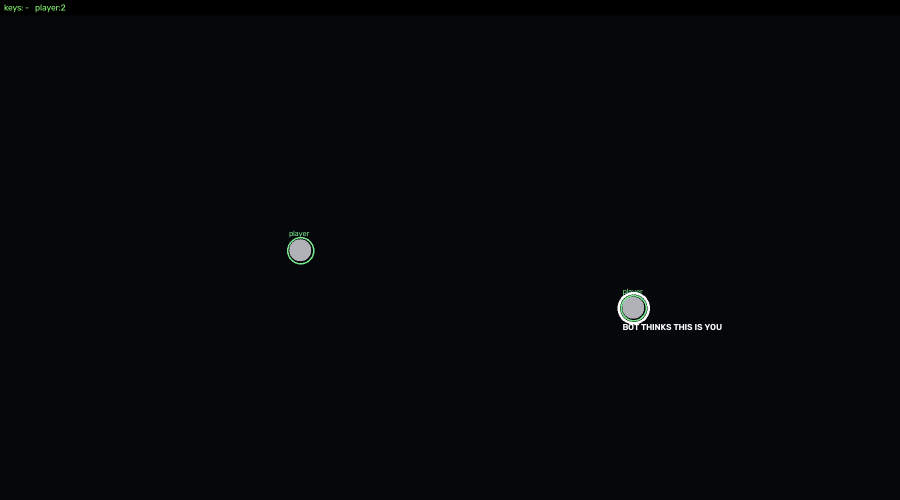
#> input picture TowerDefense/bot/decoy_bot.png, 1800 x 1000 px (shown at 1/2 size); its folder holds only this picture in this run
$ python -i vision.py   (imports and definitions only)
#> lines starting #> are read from the running program, lines starting #| are printed output that depends on the picture; after the words box and inside, x2 and y2 are one past the last pixel; in counts of white or black regions, pixels touching at a corner belong together
"""
Seeing: find the player and everything dangerous in a screenshot of the Roblox window.

All colors were measured from screenshots of the game. All sizes are fractions of the window's inside
height (they were measured in a window 1116 pixels high), so any window size works.

Kinds of things it reports:
    bullet   red (boss), orange (shooter) and yellow (yellow mob) balls flying in straight lines
    grunt    red square              shooter  orange ball in a thin ring (keeps its distance)
    yellow   yellow square in a ring (walks at you, fires rotating rings of bullets)
    tank     big hollow purple square           tiny   small light-purple square (fast)
    boss     big red cross                       health green circle (+HP, disappears after a while)
"""

import math

import cv2
import numpy as np

REF_H = 1116.0  # window inside height the sizes below were measured at

# Colors in OpenCV 8-bit Lab, per group of things that share a color.
COLORS = {
    "red": [[126, 187, 163], [138, 189, 163], [130, 190, 165]],   # bullets, grunts, boss
    "orange": [[181, 153, 186]],                                   # shooter's ball and its bullets
    "yellow": [[225, 123, 198], [220, 123, 196]],                  # yellow mob and its bullets
    "tank": [[148, 188, 67]],
    "tiny": [[180, 170, 86]],
    "health": [[217, 64, 174]],
    "white": [[235, 128, 127]],                                    # the UFO's saucer
    "gray": [[172, 128, 123]],                                     # the player's ball
}
TOLERANCE = {"white": [20, 6, 6], "gray": [16, 5, 6]}
DEFAULT_TOL = [28, 14, 14]

# Radii (pixels at REF_H).
R_BULLET_MAX = 17.0     # red/orange/yellow balls up to this size are bullets (bullets ~10-11, mobs 24+)
R_BOSS_MIN = 70.0       # red things bigger than this are the boss (~100); grunts are 28-38
R_MIN = 4.0             # specks smaller than this are ignored
R_TEXT_MAX = 15.0       # floating score text letters are smaller than this
R_BULLET_MIN = 7.5      # smaller balls are chat emojis (the orange suns), not bullets
R_PLAYER_BALL = (11.0, 30.0)   # the player's gray ball (~19)
R_SAUCER = (22.0, 56.0)        # the UFO's white saucer (~37)
HIT_FACTOR = 1.5               # player's danger radius = this x its ball radius (the saucer sticks out)

FG_LEVEL = 60  # a pixel with any channel brighter than this is "something" (background ~ (8, 5, 4))
_BIN_LAB = None


def _bin_lab():
    """Lab color of every 64x64x64 BGR bin (built once)."""
    global _BIN_LAB
    if _BIN_LAB is None:
        v = (np.arange(64, dtype=np.int32) << 2) + 2
        b, g, r = np.meshgrid(v, v, v, indexing="ij")
        bgr = np.stack([b, g, r], -1).astype(np.uint8).reshape(512, 512, 3)
        _BIN_LAB = cv2.cvtColor(bgr, cv2.COLOR_BGR2LAB).reshape(-1, 3).astype(np.int16)
    return _BIN_LAB


GROUPS = list(COLORS)  # group id = index + 1


def build_lut():
    """Every possible color -> the group it belongs to (0 = nothing)."""
    bins = _bin_lab()
    best = np.full(len(bins), np.inf, np.float32)
    lut = np.zeros(len(bins), np.uint8)
    for gid, name in enumerate(GROUPS, 1):
        tol = np.array(TOLERANCE.get(name, DEFAULT_TOL), np.float32)
        for lab in COLORS[name]:
            d = (np.abs(bins - np.array(lab, np.int16)) / tol).max(axis=1)
            take = (d <= 1.0) & (d < best)
            best[take] = d[take]
            lut[take] = gid
    return lut


def solidity(sel, area):
    """Area / area of the convex outline: balls and squares ~0.9+, letters and rings much lower."""
    if area < 12:
        return 1.0
    contours, _ = cv2.findContours(sel.astype(np.uint8), cv2.RETR_EXTERNAL, cv2.CHAIN_APPROX_SIMPLE)
    if not contours:
        return 1.0
    hull = cv2.contourArea(cv2.convexHull(max(contours, key=cv2.contourArea)))
    return min(1.0, area / hull) if hull > 0 else 1.0


class Blob:
    __slots__ = ("x", "y", "r", "w", "h", "bx", "by", "area", "fill", "solid")

    def __init__(self, x, y, r, w, h, bx, by, area, fill, solid):
        self.x, self.y, self.r, self.w, self.h = x, y, r, w, h
        self.bx, self.by, self.area, self.fill, self.solid = bx, by, area, fill, solid

    @property
    def aspect(self):
        return max(self.w, self.h) / max(1.0, min(self.w, self.h))

    def round_ball(self):
        """Looks like a ball (bullets): about as wide as high, fills its box like a circle, solid."""
        return self.aspect <= 1.35 and self.fill >= 0.55 and self.solid >= 0.8


class Thing:
    __slots__ = ("kind", "x", "y", "r", "src")

    def __init__(self, kind, x, y, r, src=""):
        self.kind, self.x, self.y, self.r = kind, x, y, r
        self.src = src  # bullets: their color ("red", "orange", "yellow")

    def __repr__(self):
        return f"{self.kind}({self.x:.0f},{self.y:.0f},r{self.r:.0f})"


class Detector:
    def __init__(self, scale=None):
        self.fixed_scale = scale  # None: pick by window size (big windows are looked at smaller)
        self.s = scale or 2
        self.lut = build_lut()

    # ------------------------------------------------------------------ blobs
    def blobs(self, bgr):
        """{group name: [Blob]} in full-size pixels."""
        H, W = bgr.shape[:2]
        k = H / REF_H
        s = self.s = self.fixed_scale or max(2, int(round(H / 480)))
        small = cv2.resize(bgr, (W // s, H // s), interpolation=cv2.INTER_NEAREST) if s > 1 else bgr
        b, g, r = cv2.split(small)
        _, fg = cv2.threshold(cv2.max(cv2.max(b, g), r), FG_LEVEL, 1, cv2.THRESH_BINARY)
        n, labels, stats, _ = cv2.connectedComponentsWithStats(fg, connectivity=8)
        min_side = max(2, int(2 * R_MIN * k / s))
        out = {name: [] for name in GROUPS}
        lut = self.lut
        for i in np.nonzero(np.maximum(stats[:, 2], stats[:, 3]) >= min_side)[0]:
            if i == 0:
                continue
            x0, y0, w, h = (int(v) for v in stats[i, :4])
            if max(w, h) < 12:
                # small spot: its middle pixel decides if it's worth a closer look (skips the stars
                # and most HUD/chat letters cheaply)
                c = small[y0 + h // 2, x0 + w // 2]
                if lut[((int(c[0]) >> 2) << 12) | ((int(c[1]) >> 2) << 6) | (int(c[2]) >> 2)] == 0:
                    continue
            crop = small[y0:y0 + h, x0:x0 + w].astype(np.int32)
            grp = lut[((crop[..., 0] >> 2) << 12) | ((crop[..., 1] >> 2) << 6) | (crop[..., 2] >> 2)]
            grp[labels[y0:y0 + h, x0:x0 + w] != i] = 0
            for gid in np.unique(grp):
                if gid == 0:
                    continue
                m, cl, cs, cc = cv2.connectedComponentsWithStats((grp == gid).astype(np.uint8), connectivity=8)
                for j in range(1, m):
                    bx, by, bw, bh, area = (int(v) for v in cs[j])
                    if max(bw, bh) < min_side:
                        continue
                    sel = cl[by:by + bh, bx:bx + bw] == j
                    rr = max(bw, bh) / 2.0 * s
                    solid = solidity(sel, area) if rr <= 45 * k else 1.0
                    out[GROUPS[gid - 1]].append(Blob((x0 + cc[j][0]) * s + s / 2, (y0 + cc[j][1]) * s + s / 2, rr,
                                                     bw * s, bh * s, (x0 + bx) * s, (y0 + by) * s, area * s * s,
                                                     area / float(bw * bh), solid))
        return out

    # ------------------------------------------------------------------ things
    def detect(self, bgr):
        """(player, things): player = (x, y, hit_radius) or None; things = [Thing]."""
        H = bgr.shape[0]
        k = H / REF_H
        bl = self.blobs(bgr)
        things = []
        text = _text_pieces(bl, k)

        for b in bl["red"]:
            if id(b) in text or b.r < R_BULLET_MIN * k:
                continue
            if b.fill > 0.85 and b.h < 0.03 * H and b.aspect >= 1.3 and b.y > 0.85 * H:
                continue  # the boss's health bar at the bottom
            if b.r < R_BULLET_MAX * k:
                if b.round_ball():
                    things.append(Thing("bullet", b.x, b.y, b.r, "red"))
                elif b.aspect >= 1.5 and b.fill >= 0.45 and b.r < 2.3 * R_BULLET_MAX * k:
                    things.extend(_split_pair(b))  # two bullets touching
            elif b.r > R_BOSS_MIN * k:
                if b.aspect <= 1.6:  # (the boss's long health bar at the bottom is red too)
                    things.append(Thing("boss", b.x, b.y, b.r))
            elif b.aspect >= 1.6 and b.r < 2.3 * R_BULLET_MAX * k and b.fill >= 0.45:
                things.extend(_split_pair(b))
            else:
                things.append(Thing("grunt", b.x, b.y, b.r))

        balls = [b for b in bl["orange"] if id(b) not in text and R_BULLET_MIN * k <= b.r < R_BULLET_MAX * k * 1.3]
        rings = find_rings(bgr, COLORS["orange"][0], [(b.x, b.y) for b in balls], 10.0 * k) if balls else []
        for b in balls:
            ring = max((g for g in rings if g[2] > b.r * 1.6 and math.hypot(g[0] - b.x, g[1] - b.y) < g[2] * 0.75),
                       key=lambda g: g[2], default=None)
            if ring is not None:
                things.append(Thing("shooter", ring[0], ring[1], ring[2]))
            elif b.round_ball():
                things.append(Thing("bullet", b.x, b.y, b.r, "orange"))

        for b in bl["yellow"]:
            if id(b) in text or b.r < R_BULLET_MIN * k:
                continue
            if b.r < R_BULLET_MAX * k:
                if b.round_ball():
                    things.append(Thing("bullet", b.x, b.y, b.r, "yellow"))
                continue
            rr = find_rings(bgr, COLORS["yellow"][0], [(b.x, b.y)], 10.0 * k)
            ring = max((g for g in rr if g[2] > b.r * 1.1 and math.hypot(g[0] - b.x, g[1] - b.y) < g[2] * 0.75),
                       key=lambda g: g[2], default=None)
            things.append(Thing("yellow", b.x, b.y, ring[2] if ring else b.r * 1.35))

        for b in bl["tank"]:
            if b.r >= 30 * k:
                things.append(Thing("tank", b.x, b.y, b.r))
        for b in bl["tiny"]:
            if id(b) not in text and b.r >= 12 * k:
                things.append(Thing("tiny", b.x, b.y, b.r))
        for b in bl["health"]:
            if id(b) not in text and 4 * k <= b.r <= 18 * k and b.aspect <= 1.4:
                things.append(Thing("health", b.x, b.y, b.r))
        # the ring and the square in the middle of a health circle are one pickup
        hp = [t for t in things if t.kind == "health"]
        for t in hp:
            if any(o is not t and o.r > t.r and math.hypot(o.x - t.x, o.y - t.y) < o.r for o in hp):
                things.remove(t)

        things += find_spawn_rings(bgr, things)
        player = find_player(bl, k, things)
        # enemies flash white when hit: a white shape without your gray ball next to it is one of them
        for b in bl["white"]:
            if b.r < 20 * k:
                continue
            if b.r <= R_SAUCER[1] * k and any(math.hypot(g.x - b.x, g.y - b.y) < b.r + g.r * 1.5 for g in bl["gray"]):
                continue  # your saucer (your gray ball is next to it)
            if player and math.hypot(player[0] - b.x, player[1] - b.y) < 2.5 * player[2]:
                continue
            if b.r > R_BOSS_MIN * k:
                if b.aspect <= 1.6:
                    things.append(Thing("boss", b.x, b.y, b.r))
            elif b.solid >= 0.7:
                things.append(Thing("grunt", b.x, b.y, b.r))
        # the same thing found twice (e.g. a ring and the shape inside it): keep one
        out = []
        for t in sorted(things, key=lambda t: -t.r):
            if not any(o.kind == t.kind and math.hypot(o.x - t.x, o.y - t.y) < 0.5 * o.r for o in out):
                out.append(t)
        return player, out


# [6 lines left out: function _split_pair, not called in this run]


def _text_pieces(bl, k):
    """ids of blobs that are letters of floating score text ("+10", "+25"...): 2+ small pieces of the
    same color side by side in a row, at least one of them not ball-shaped."""
    out = set()
    for name in ("red", "orange", "yellow", "tiny", "health"):
        # letters are small: anything as big as a tiny tank (r ~22) or a grunt is never text
        pieces = [b for b in bl[name] if b.r < R_TEXT_MAX * k]
        pieces.sort(key=lambda b: b.bx)
        for i, a in enumerate(pieces):
            row = [a]
            for c in pieces[i + 1:]:
                hmax = max(a.h, c.h)
                if c.bx - (row[-1].bx + row[-1].w) > 0.8 * hmax:
                    break
                if abs(a.by - c.by) <= 0.3 * hmax and abs(a.h - c.h) <= 0.35 * hmax:
                    row.append(c)
            if len(row) >= 2 and not all(p.round_ball() for p in row):
                out.update(id(p) for p in row)
    return out


def find_player(bl, k, things):
    """The player: the white UFO saucer with the gray ball next to it. Position = the gray ball (the
    aim line starts there). Falls back to just the saucer, or just a round gray ball (plain look)."""
    saucers = [b for b in bl["white"] if R_SAUCER[0] * k <= b.r <= R_SAUCER[1] * k and b.solid >= 0.55
               and any(math.hypot(g.x - b.x, g.y - b.y) < b.r + 2.5 * g.r for g in bl["gray"])]
    balls = [b for b in bl["gray"] if R_PLAYER_BALL[0] * k <= b.r <= R_PLAYER_BALL[1] * k and b.aspect <= 1.5]
    bosses = [t for t in things if t.kind == "boss"]

    def inside_boss(x, y):
        return any(math.hypot(x - t.x, y - t.y) < 0.5 * t.r for t in bosses)

    best = None
    for s in saucers:
        ball = min(balls, key=lambda b: math.hypot(b.x - s.x, b.y - s.y), default=None)
        if ball is not None and math.hypot(ball.x - s.x, ball.y - s.y) < 2.5 * ball.r + 0.5 * s.r:
            cand = (0, ball.x, ball.y, HIT_FACTOR * ball.r)
        else:
            cand = (1, s.x, s.y, HIT_FACTOR * 19.0 * k)
        if not inside_boss(cand[1], cand[2]) and (best is None or cand[0] < best[0]):
            best = cand
    if best is None:
        for b in balls:
            if b.round_ball() and not inside_boss(b.x, b.y):
                best = (2, b.x, b.y, HIT_FACTOR * b.r)
                break
    return None if best is None else best[1:]


# --------------------------------------------------------------------------- spawn warnings
def find_spawn_rings(bgr, things):
    """The thin colored warning rings the game draws where an enemy is about to appear: [Thing("spawn")].
    Big (r > 5% of the height), thin, round (or cut off by the edge), and nothing inside yet."""
    H, W = bgr.shape[:2]
    s = 4
    small = cv2.resize(bgr, (W // s, H // s), interpolation=cv2.INTER_AREA)
    hsv = cv2.cvtColor(small, cv2.COLOR_BGR2HSV)
    hue = hsv[..., 0]
    mask = ((hsv[..., 1] > 90) & (hsv[..., 2] > 45) & ~((hue > 80) & (hue < 100))).astype(np.uint8)
    n, _, st, cc = cv2.connectedComponentsWithStats(mask, connectivity=8)
    out = []
    for i in range(1, n):
        x0, y0, w, h, area = (int(v) for v in st[i])
        r = max(w, h) / 2.0 * s
        if r < 0.05 * H or r > 0.25 * H or area > 0.22 * w * h:
            continue
        edge = x0 <= 1 or y0 <= 1 or x0 + w >= small.shape[1] - 1 or y0 + h >= small.shape[0] - 1
        if not edge and not (0.7 <= w / h <= 1.4):
            continue
        cx, cy = (x0 + w / 2.0) * s, (y0 + h / 2.0) * s
        if edge:  # cut off by the edge: the center is where the full circle's would be
            if x0 <= 1:
                cx = (x0 + w) * s - r
            elif x0 + w >= small.shape[1] - 1:
                cx = x0 * s + r
            if y0 <= 1:
                cy = (y0 + h) * s - r
            elif y0 + h >= small.shape[0] - 1:
                cy = y0 * s + r
        if any(math.hypot(t.x - cx, t.y - cy) < 0.6 * r for t in things if t.kind != "bullet"):
            continue  # something is already there (a shooter's or yellow mob's own ring)
        out.append(Thing("spawn", cx, cy, r))
    return out


# --------------------------------------------------------------------------- rings (shooter, yellow)
# [65 lines left out: functions _ring_with_inside, find_rings, hit_flash, game_over_info, not called in this run]


def is_game_over(bgr):
    return game_over_info(bgr)["game_over"]


BUTTON_BGR = (47, 40, 41)   # the gray PLAY AGAIN / LEAVE buttons on the GAME OVER screen


# [41 lines left out: functions find_buttons, find_play_again, find_leave, not called in this run]


# --------------------------------------------------------------------------- pictures for debugging
DRAW = {"spawn": (255, 0, 255), "bullet": (80, 80, 255), "grunt": (60, 60, 230), "shooter": (50, 150, 255), "yellow": (90, 220, 230),
        "tank": (230, 90, 200), "tiny": (240, 160, 240), "boss": (0, 0, 255), "health": (120, 230, 120)}


# [17 lines left out: function annotate, not called in this run]

>>> import cv2
>>> picture = cv2.imread('decoy_bot.png')
#> picture is the input picture: shape (1000, 1800, 3); mean B, G, R 11.3, 7.6, 5.5
>>> result = Detector().detect(picture)
#> in blobs, `small = cv2.resize(bgr, (W // s, H // s), interpolation=cv2.INTER_NEAR..`:
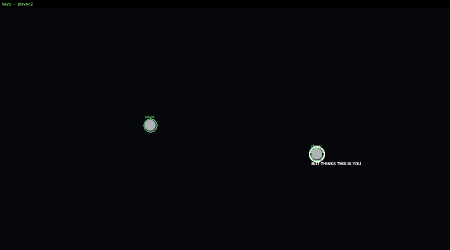
#> small: shape (500, 900, 3) (shown at 1/2 size); mean B, G, R 11.3, 7.6, 5.5
#> in blobs, `_, fg = cv2.threshold(cv2.max(cv2.max(b, g), r), FG_LEVEL, 1, cv2.THRE..`:
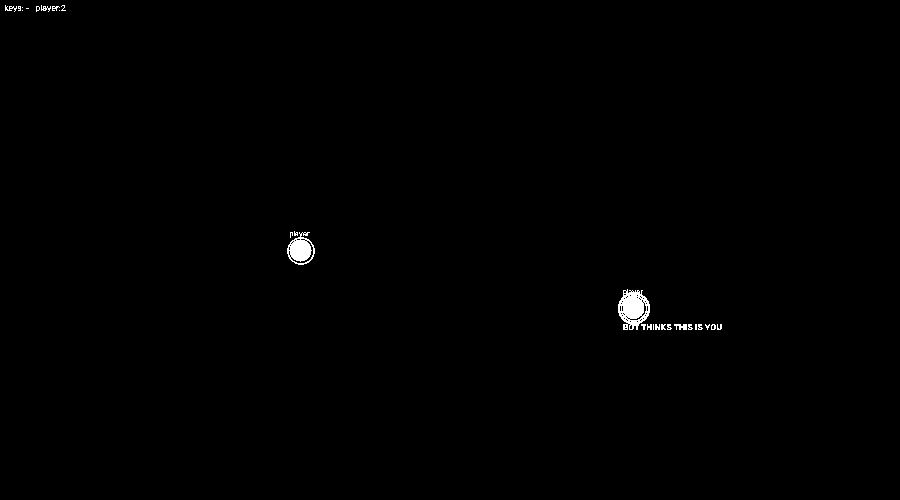
#> fg: shape (500, 900); values 0 (black) and 1 (white), 0.4% white; 27 white regions (13 under 20 px), largest, box (x1, y1, x2, y2) and area: (618, 289, 650, 330) 838, (287, 232, 315, 265) 539, (674, 324, 687, 330) 54
#> in blobs, `n, labels, stats, _ = cv2.connectedComponentsWithStats(fg, connectivit..`: n = 28; stats = 28 rows, first 6: [0, 0, 900, 500, 448191], [5, 5, 12, 7, 37], [41, 5, 10, 7, 33], [61, 5, 5, 6, 13], [18, 6, 3, 5, 12], [22, 7, 1, 1, 1]
#> the loop in blobs, `for i in np.nonzero(np.maximum(stats[:, 2], stats[:, 3]) >= min_side)[..` made 25 passes
#> in detect, `bl = self.blobs(bgr)`: bl = 8 items
#> after the loop in _text_pieces, `for name in ("red", "orange", "yellow", "tiny", "health"):`: out = 2 items
#> after the loop in detect, `for b in bl["red"]:`: things = []
#> the loop in detect, `for b in bl["health"]:` made 3 passes
#> after the loop in detect, `for b in bl["health"]:`: things = 1 item
#> the loop in detect, `for t in hp:` made 1 pass
#> in find_spawn_rings, `hue = hsv[..., 0]`:
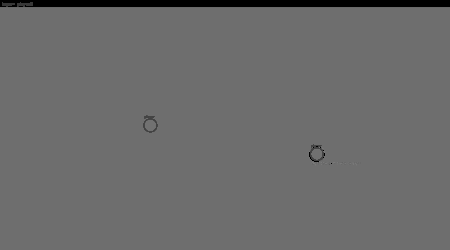
#> hue: shape (250, 450); min 0, max 120, mean 106.9
#> in find_spawn_rings, `mask = ((hsv[..., 1] > 90) & (hsv[..., 2] > 45) & ~((hue > 80) & (hue ..`:
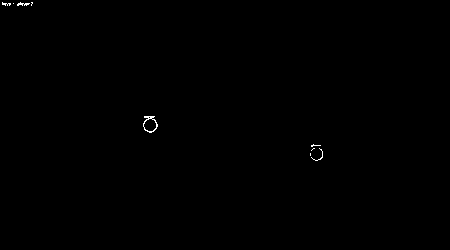
#> mask: shape (250, 450); values 0 (black) and 1 (white), 0.15% white in thin lines or dots, all inside (x1, y1, x2, y2) = (2, 2, 323, 161)
#> in find_spawn_rings, `n, _, st, cc = cv2.connectedComponentsWithStats(mask, connectivity=8)`: n = 10; st = [[0, 0, 450, 250, 112327], [2, 2, 9, 4, 19], [13, 3, 1, 1, 1], [17, 2, 13, 4, 28], [31, 2, 2, 4, 5], [143, 116, 15, 17, 76], [311, 144, 10, 3, 13], [311, 148, 4, 3, 4], [311, 148, 12, 13, 24], [310, 153, 1, 3, 3]]; cc = [[224.6, 124.5], [5.79, 3.63], [13, 3], [22.57, 3.71], [31.4, 3.2], [149.8, 122.8], [314.7, 145.1], [312.5, 148.8], [318.8, 155.7], [310, 154]]
#> the loop in find_spawn_rings, `for i in range(1, n):` made 9 passes
#> (x0, y0, w, h, area, r) on passes 3, 5, 8: (17, 2, 13, 4, 28, 26), (143, 116, 15, 17, 76, 34), (311, 148, 12, 13, 24, 26)
#> after the loop in find_spawn_rings, `for i in range(1, n):`: out = []
#> in find_player, `balls = [b for b in bl["gray"] if R_PLAYER_BALL[0] * k <= b.r <= R_PLA..`: balls = 2 items
#> in find_player, `bosses = [t for t in things if t.kind == "boss"]`: bosses = []
#> the loop in find_player, `for b in balls:` made 1 pass
#> best on pass 1: (2, 601, 501, 34.5)
#> in detect, `player = find_player(bl, k, things)`: player = (601, 501, 34.5)
#> the loop in detect, `for b in bl["white"]:` made 15 passes
#> the loop in detect, `for t in sorted(things, key=lambda t: -t.r):` made 1 pass
#> after the loop in detect, `for t in sorted(things, key=lambda t: -t.r):`: out = 1 item
